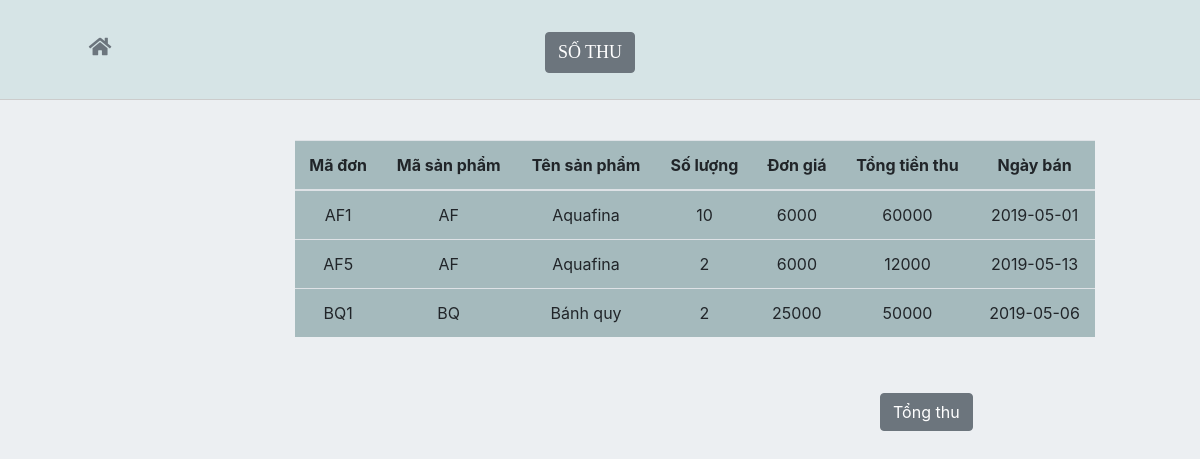
The page /SHOP/PHP/sothu.php on the database its author committed.
### tables this page shows
CREATE TABLE `donhang` (
  `madon` varchar(255) NOT NULL,
  `masp` varchar(255) NOT NULL,
  `tensp` varchar(255) NOT NULL,
  `soluongban` int(11) NOT NULL,
  `dongia` int(11) NOT NULL,
  `tongtien` int(11) NOT NULL,
  `ngayban` date NOT NULL
);

### SHOP/PHP/sothu.php (the view, shortened to what this page needs)
<!DOCTYPE html>
<html lang="en">
<head>
	<link rel="stylesheet" type="text/css" href="../CSS/hientrangkho.css">
	<link rel="stylesheet" href="https://cdnjs.cloudflare.com/ajax/libs/font-awesome/4.7.0/css/font-awesome.min.css">
	<link rel='stylesheet' href='https://use.fontawesome.com/releases/v5.7.0/css/all.css'>
	<link rel="stylesheet" href="https://maxcdn.bootstrapcdn.com/bootstrap/4.3.1/css/bootstrap.min.css">
</head>
<body>
	<div class="container-fluid">
		<div class="row text-center" style="border-bottom: 1px solid #ccc; background: #d6e4e6; height: 100px;">
			<div class="col-md-2" style="padding-top: 32px;">
				<a href="trangchu.php" class="text-secondary" style="font-size: 20px;">
					<i class="fa fa-home"></i>
				</a>
			</div>
			<div class="col-md-10">
				<button class="btn btn-secondary" style="font-size: 18px; font-family: cursive; margin-top: 32px; margin-left: -220px;">SỐ THU</button>
			</div>
		</div>
		<div class="row" style="margin-top: 40px; padding-left: 280px;">
			<div class="col-md-8 col-md-offset-3">
				<table class="table table-hover text-center" style="background: #a5babd; width: 800px;">
					<thead>
						<tr>
							<th>Mã đơn</th>
							<th>Mã sản phẩm</th>
							<th>Tên sản phẩm</th>
							<th>Số lượng</th>
							<th>Đơn giá</th>
							<th>Tổng tiền thu</th>
							<th>Ngày bán</th>
						</tr>
					</thead>
					<tbody>
							<?php
								$con = mysqli_connect('127.0.0.1', 'root', '', '_user');
								mysqli_set_charset($con, 'UTF8');
								$sql = "SELECT * FROM donhang";
								$query = mysqli_query($con, $sql);
								$num = mysqli_num_rows($query);
								if($num > 0)
								{
									while($row = mysqli_fetch_array($query))
									{
							?>
								<tr>
									<td><?php echo $row['madon'];?></td>
									<td><?php echo $row['masp'];?></td>
									<td><?php echo $row['tensp'];?></td>
									<td><?php echo $row['soluongban'];?></td>
									<td><?php echo $row['dongia'];?></td>
									<td><?php echo $row['tongtien'];?></td>
									<td><?php echo $row['ngayban'];?></td>
								</tr>
							<?php
									}
								}
							?>
						</tbody>
					</table>
				</div>
			</div>
			<div class="row" style="margin-top: 40px; margin-left: 850px;">
				<div class="col-md-8">
					<form method="POST">
						<input type="submit" name="submit" value="Tổng thu" class="btn btn-secondary">
					</form>
				</div>
				<div class="col-md-4" style="margin-left: -215px; margin-top: 7px;">
				</div>
			</div>
		</div>
	</body>
</html>

### SHOP/CSS/hientrangkho.css (style rules this page uses)
.container-fluid { background: #eceff2; margin-top: -40px; padding-top: 40px; height: 1000px; width: 1330px; }

### rows shown on the page
donhang: madon "AF1", masp "AF", tensp "Aquafina", soluongban "10", dongia "6000", tongtien "60000", ngayban "2019-05-01"
donhang: madon "AF5", masp "AF", tensp "Aquafina", soluongban "2", dongia "6000", tongtien "12000", ngayban "2019-05-13"
donhang: madon "BQ1", masp "BQ", tensp "Bánh quy", soluongban "2", dongia "25000", tongtien "50000", ngayban "2019-05-06"
